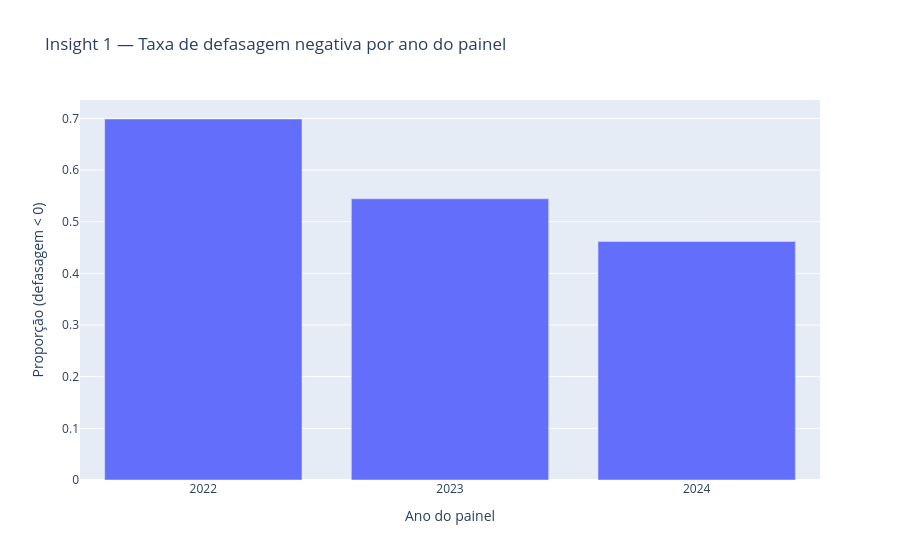

Write notebook code for a chart like this one.
### Markdown cell above
## 8. Principais insights (para slides)

Três mensagens centrais deste projeto, com **gráficos de apoio** na célula seguinte.

### Insight 1 — O que dá para ver no tempo (e o que não dá)

A base é um **painel** (`RA` × **`ano_cohorte`**: 2022, 2023, 2024). **Não há** granularidade mensal/bimestral no CSV. Mesmo assim, dá para acompanhar **tendências agregadas** (ex.: taxa de **`defasagem < 0`** e médias de indicadores por ano), úteis para narrativa sempre com a ressalva de que **correlação e tendência agregada não implicam causalidade** nem impacto isolado do programa.

### Insight 2 — IAA é escuta; IDA é resultado

No agregado, a associação linear **IAA × IDA** costuma ser **fraca**: a autoavaliação captura **percepção** do aluno, mas **não substitui** o desempenho medido (IDA, notas). Isso reforça uso do IAA em **acolhimento e diagnóstico**, e do IDA/IEG em **plano pedagógico**.

### Insight 3 — Triagem de risco com ML (sem “colar” no alvo)

O modelo estima **P(`defasagem` < 0)** com **Random Forest**, **sem** colocar **`ian`** nem **`defasagem`** nas *features* (evita vazamento direto do critério de defasagem). A **curva ROC** no holdout resume a capacidade de **ordenar risco** no conjunto de teste ferramenta de **triagem**, não substituto de decisão humana.

**Pré-requisito:** execute as seções **6 e 7** antes (variáveis `pipe`, `X_test`, `y_test`) e mantenha o `df` carregado.

### Code cell
# Gráficos dos 3 insights (slides) — requer: df, pipe, X_test, y_test
import plotly.express as px
import plotly.graph_objects as go
from sklearn.metrics import roc_auc_score, roc_curve

# --- Insight 1: tendência agregada por ano do painel ---
ev = (
    df.assign(defas_neg=(df["defasagem"] < 0).astype(int))
    .groupby("ano_cohorte", as_index=False)["defas_neg"]
    .mean()
)
fig_ins1 = px.bar(
    ev,
    x="ano_cohorte",
    y="defas_neg",
    title="Insight 1 — Taxa de defasagem negativa por ano do painel",
    labels={"defas_neg": "Proporção (defasagem < 0)", "ano_cohorte": "Ano do painel"},
)
fig_ins1.update_layout(xaxis=dict(dtick=1))
fig_ins1.show()

# --- Insight 2: IAA vs IDA (percepção vs desempenho) ---
d2 = df.dropna(subset=["iaa", "ida"]).copy()
r_iaa_ida = float(d2["iaa"].corr(d2["ida"]))
sample = d2.sample(min(1500, len(d2)), random_state=7)
fig_ins2 = px.scatter(
    sample,
    x="ida",
    y="iaa",
    color="ano_cohorte",
    title=f"Insight 2 — IAA × IDA (amostra; r ≈ {r_iaa_ida:.2f})",
    labels={"ida": "IDA", "iaa": "IAA", "ano_cohorte": "Ano"},
    opacity=0.55,
)
fig_ins2.show()

# --- Insight 3: ROC no teste (triagem de risco) ---
proba_te = pipe.predict_proba(X_test)[:, 1]
roc_te = float(roc_auc_score(y_test, proba_te))
fpr, tpr, _ = roc_curve(y_test, proba_te)
fig_ins3 = go.Figure()
fig_ins3.add_trace(
    go.Scatter(
        x=fpr,
        y=tpr,
        mode="lines",
        name=f"Modelo (AUC = {roc_te:.3f})",
        fill="tozeroy",
        fillcolor="rgba(99,110,250,0.15)",
    )
)
fig_ins3.add_trace(go.Scatter(x=[0, 1], y=[0, 1], mode="lines", name="Aleatório", line=dict(dash="dash", color="gray")))
fig_ins3.update_layout(
    title="Insight 3 — Curva ROC no conjunto de teste (P(defasagem < 0))",
    xaxis_title="Taxa de falsos positivos",
    yaxis_title="Taxa de verdadeiros positivos",
    width=560,
    height=480,
    yaxis=dict(scaleanchor="x", scaleratio=1),
)
fig_ins3.show()

print(f"Resumo numérico — correlação IAA×IDA (toda a base, válidos): {r_iaa_ida:.3f} | ROC-AUC (teste): {roc_te:.3f}")

### Figure 1 — Plotly figure (JSON) as saved in the notebook; plotly's stock layout.template omitted (floating-point values rounded to 4 significant figures)
{"data": [{"hovertemplate": "Ano do painel=%{x}<br>Proporção (defasagem < 0)=%{y}<extra></extra>", "legendgroup": "", "marker": {"color": "#636efa", "pattern": {"shape": ""}}, "name": "", "orientation": "v", "showlegend": false, "textposition": "auto", "type": "bar", "x": [2022, 2023, 2024], "xaxis": "x", "y": [0.6988, 0.5444, 0.4619], "yaxis": "y"}], "layout": {"barmode": "relative", "legend": {"tracegroupgap": 0}, "title": {"text": "Insight 1 — Taxa de defasagem negativa por ano do painel"}, "xaxis": {"anchor": "y", "domain": [0, 1], "dtick": 1, "title": {"text": "Ano do painel"}}, "yaxis": {"anchor": "x", "domain": [0, 1], "title": {"text": "Proporção (defasagem < 0)"}}}}
